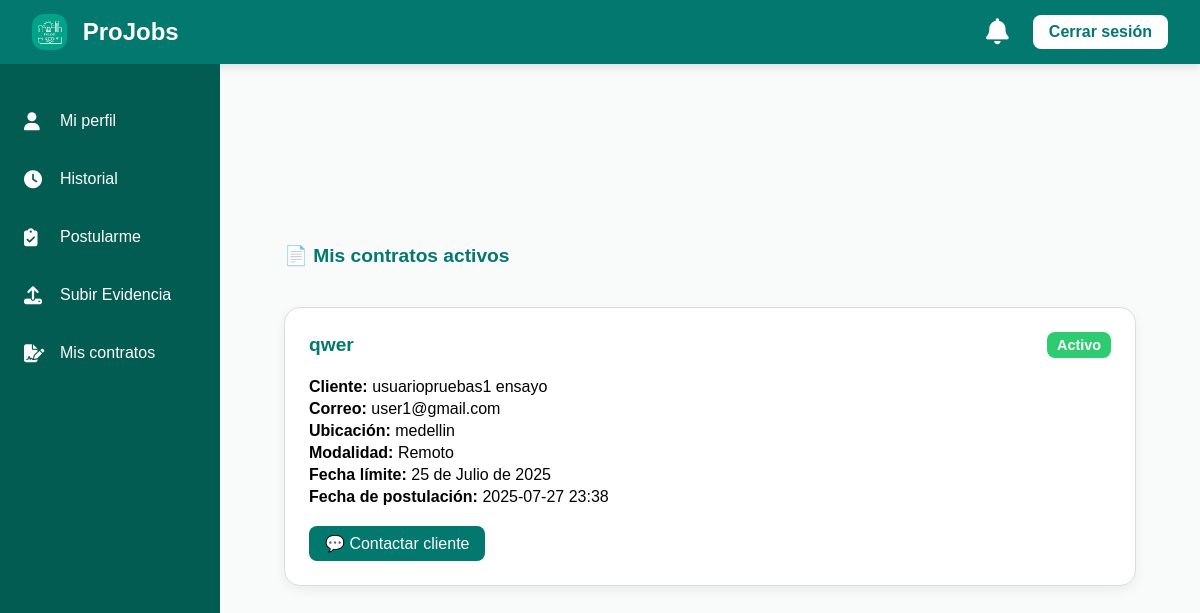
Page /mis-contratos/ (signed in) on the earlier database version.
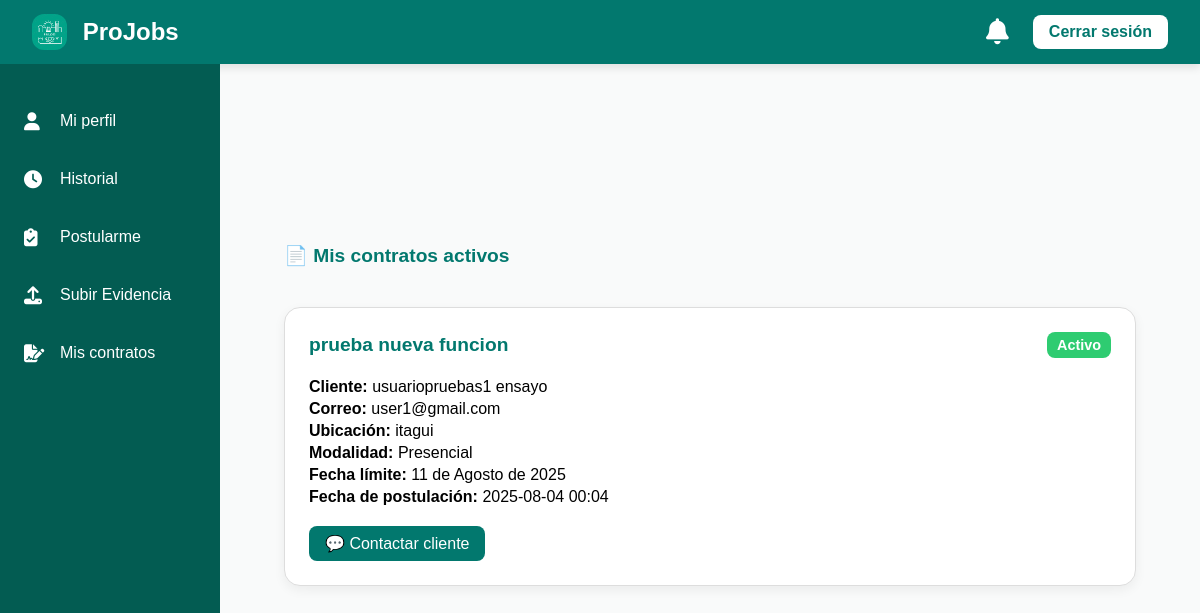
Same page on the later database version.
### projobs/models.py (models this page shows, shortened)
class Postulacion(models.Model):
    ESTADOS = [
        ('pendiente', 'Pendiente'),
        ('aceptado', 'Aceptado'),
        ('rechazado', 'Rechazado'),
    ]
    trabajador = models.ForeignKey(Usuario, on_delete=models.CASCADE, related_name='postulaciones')  # Usuario que se postula
    oferta = models.ForeignKey(OfertaLaboralIndependiente, on_delete=models.CASCADE, related_name='postulaciones')  # Oferta asociada
    fecha_postulacion = models.DateTimeField(auto_now_add=True)  # Fecha de postulación
    revisada = models.BooleanField(default=False)  # Si ya fue revisada por el cliente
    estado = models.CharField(max_length=20, choices=ESTADOS, default='pendiente')  # Estado actual
    finalizada = models.BooleanField(default=False)  # Si el trabajo fue completado
    class Meta:
        unique_together = ('trabajador', 'oferta')  # Evita postulaciones duplicadas a la misma oferta

class OfertaLaboralIndependiente(models.Model):
    cliente = models.ForeignKey(Usuario, on_delete=models.CASCADE)  # Cliente que crea la oferta
    titulo = models.CharField(max_length=100)  # Título de la oferta
    descripcion = models.TextField()  # Descripción detallada del trabajo
    ubicacion = models.CharField(max_length=100)  # Ubicación geográfica del trabajo
    MODO_TRABAJO = [
        ('presencial', 'Presencial'),
        ('remoto', 'Remoto'),
        ('hibrido', 'Híbrido')
    ]
    modo_trabajo = models.CharField(max_length=20, choices=MODO_TRABAJO)
    rango_pago = models.CharField(max_length=50)  # Valor estimado del pago
    fecha_limite = models.DateField()  # Fecha máxima para aplicar a la oferta
    max_postulaciones = models.PositiveIntegerField(default=5)  # Máximo de trabajadores que se pueden postular
    PROFESIONES = [
        ('Electricista', 'Electricista'),
        ('Diseñador Gráfico', 'Diseñador Gráfico'),
        ('Programador', 'Programador'),
        ('Plomero', 'Plomero'),
        ('Jardinero', 'Jardinero'),
        ('Otro', 'Otro'),
    ]
    categoria = models.CharField(max_length=50, choices=PROFESIONES)
    descripcion_profesion = models.CharField(max_length=100, blank=True)  # Si la categoría es "Otro"
    estado = models.CharField(max_length=20, default='abierta')  # Estado de la oferta (abierta/cerrada)
    fecha_publicacion = models.DateTimeField(auto_now_add=True)  # Fecha de publicación automática

class Usuario(models.Model):
    nombre = models.CharField(max_length=100)  # Nombre del usuario
    apellido = models.CharField(max_length=100)  # Apellido del usuario
    correo = models.EmailField(unique=True)  # Correo electrónico único
    password = models.CharField(max_length=254)  # Contraseña en texto plano (⚠️ deberías cifrarla)
    ROLES = (
        (1, "Admin"),
        (2, "Cliente"),
        (3, "Trabajador"),
    )
    rol = models.IntegerField(choices=ROLES, default=2)  # Rol asignado al usuario
    foto = models.ImageField(upload_to='fotos_perfil/', blank=True, null=True)  # Foto de perfil
    token_recuperacion = models.CharField(max_length=255, null=True, blank=True)  # Token temporal para recuperación de contraseña

### projobs/views.py (the view)
# urls.py: path('mis-contratos/', views.contratos_trabajador, name='contratos_trabajador'),    # Vista de contratos desde la perspectiva del trabajador
@require_GET
def contratos_trabajador(request):
    trabajador = get_object_or_404(Usuario, id=request.session.get('usuario_id'))
    if trabajador.rol != 3:
        messages.error(request, "Acceso no autorizado.")
        return redirect('perfilusuario')
    contratos = Postulacion.objects.filter(
        trabajador=trabajador,
        estado='aceptado',
        finalizada=False
    ).select_related('oferta', 'oferta__cliente')
    return render(request, 'contratos/contratos_trabajador.html', {
        'usuario': trabajador,
        'contratos': contratos
    })

### projobs/templates/contratos/contratos_trabajador.html (shortened to what this page needs)
{% extends 'baseperfil.html' %}
{% block content %}
<div class="contratos-container">
  <h2 class="contrato-titulo">📄 Mis contratos activos</h2>
  {% if contratos %}
    {% for c in contratos %}
      <div class="contrato-card">
        <div class="contrato-header">
          <div class="contrato-titulo">{{ c.oferta.titulo }}</div>
          <div class="estado">Activo</div>
        </div>
        <div class="contrato-datos">
          <p><strong>Cliente:</strong> {{ c.oferta.cliente.nombre }} {{ c.oferta.cliente.apellido }}</p>
          <p><strong>Correo:</strong> {{ c.oferta.cliente.correo }}</p>
          <p><strong>Ubicación:</strong> {{ c.oferta.ubicacion }}</p>
          <p><strong>Modalidad:</strong> {{ c.oferta.get_modo_trabajo_display }}</p>
          <p><strong>Fecha límite:</strong> {{ c.oferta.fecha_limite }}</p>
          <p><strong>Fecha de postulación:</strong> {{ c.fecha_postulacion|date:"Y-m-d H:i" }}</p>
        </div>
        <div class="contrato-footer">
          <a href="{% url 'chat_con_usuario' c.oferta.cliente.id %}" class="btn-chat">💬 Contactar cliente</a>
        </div>
      </div>
    {% endfor %}
  {% else %}
    <p>No tienes contratos activos en este momento.</p>
  {% endif %}
</div>
{% endblock %}

### projobs/templates/baseperfil.html (shortened to what this page needs)
{% load static %}
<!DOCTYPE html>
<html lang="es">
<head>
  <link rel="stylesheet" href="{% static 'css/dashboard.css' %}" />
  <link rel="stylesheet" href="{% static 'css/style_crear_oferta.css' %}" />
  <link rel="stylesheet" href="{% static 'css/style_editar_perfil.css' %}" />
  <link rel="stylesheet" href="{% static 'css/perfil_trabajador.css' %}" />
  <link rel="stylesheet" href="{% static 'css/subir_evidencia.css' %}" />
  <link rel="stylesheet" href="{% static 'css/style_postular_oferta.css' %}" />
  <link rel="stylesheet" href="https://cdnjs.cloudflare.com/ajax/libs/font-awesome/6.4.0/css/all.min.css" />
</head>
<body class="{% if usuario.rol == 1 %}admin-panel{% endif %}">
  <header class="topbar">
    <div class="logo">
      <img src="{% static 'img/logotipo.png' %}" alt="Logo" class="logo-img" />
      <span>ProJobs</span>
    </div>
    <div class="logout-container">
      <div class="notificacion-wrapper" onclick="toggleNotificaciones()" style="position: relative;">
        <i class="fa-solid fa-bell fa-lg"></i>
      </div>
      <a href="{% url 'cerrar_sesion' %}" class="logout-btn">Cerrar sesión</a>
    </div>
  </header>
  <nav class="sidebar" id="sidebar">
    {% if usuario.rol == 1 %}
      <a href="{% url 'admin_usuarios' %}" class="nav-item"><i class="fa-solid fa-users-cog"></i> Administrar usuarios</a>
      <a href="{% url 'admin_dashboard_graficos' %}" class="nav-item"><i class="fa-solid fa-chart-pie"></i> Dashboard gráficos</a>
      <a href="{% url 'admin_postulaciones' %}" class="nav-item"><i class="fa-solid fa-tasks"></i> Administrar postulaciones</a>
      <a href="{% url 'admin_ofertas' %}" class="nav-item"><i class="fa-solid fa-briefcase"></i> Administrar ofertas</a>
      <a href="{% url 'admin_calificaciones' %}" class="nav-item"><i class="fa-solid fa-star"></i> Administrar calificaciones</a>
      <a href="{% url 'admin_evidencias' %}" class="nav-item"><i class="fa-solid fa-folder-open"></i> Administrar evidencias</a>
      <a href="{% url 'admin_chats' %}" class="nav-item"><i class="fa-solid fa-comments"></i> Ver chats</a>
    {% else %}
      <a href="{% url 'perfilusuario' %}" class="nav-item"><i class="fa-solid fa-user"></i> Mi perfil</a>
      <a href="{% url 'historial_postulaciones' %}" class="nav-item"><i class="fa-solid fa-clock"></i> Historial</a>
      {% if usuario.rol == 3 %}
        <a href="{% url 'lista_ofertas' %}" class="nav-item"><i class="fa-solid fa-clipboard-check"></i> Postularme</a>
        <a href="{% url 'subir_evidencia' %}" class="nav-item"><i class="fa-solid fa-upload"></i> Subir Evidencia</a>
        <a href="{% url 'contratos_trabajador' %}" class="nav-item"><i class="fa-solid fa-file-signature"></i> Mis contratos</a>
      {% endif %}
    {% endif %}
  </nav>
  <main class="main-content">
    {% block content %}{% endblock %}
  </main>
</body>
</html>

### projobs/static/css/dashboard.css (style rules this page uses)
body { margin: 0; font-family: 'Poppins', sans-serif; background-color: #eaf4f3; }
.topbar { height: 64px; background-color: #02786e; color: white; display: flex; justify-content: space-between; align-items: center; padding: 0 2rem; position: fixed; top: 0; left: 0; right: 0; z-index: 10; box-shadow: 0 4px 8px rgba(0,0,0,0.1); }
.logo { font-size: 1.5rem; font-weight: 600; display: flex; align-items: center; gap: 0.75rem; }
.logo-img { height: 36px; border-radius: 12px; margin-right: 0.25rem; }
.logout-btn { background-color: #fff; color: #02786e; padding: 0.5rem 1rem; border-radius: 8px; font-weight: bold; text-decoration: none; transition: 0.3s; }
.sidebar { width: 220px; background-color: #035c52; color: white; position: fixed; top: 64px; bottom: 0; left: 0; display: flex; flex-direction: column; padding-top: 2rem; gap: 0.5rem; transition: left 0.3s ease; z-index: 999; }
.nav-item { padding: 1rem 1.5rem; text-decoration: none; color: white; display: flex; align-items: center; gap: 1rem; transition: background 0.3s; }
.nav-item i { display: inline-block; font-size: 18px; width: 20px; color: white; }
.main-content { margin-left: 220px; margin-top: 64px; padding: 2rem; min-height: calc(100vh - 64px); background-color: #f9fafa; }
.main-content > * { max-width: 1000px; margin: 0 auto; }
.logout-container { display: flex; align-items: center; gap: 1.5rem; position: relative; }
.notificacion-wrapper { position: relative; cursor: pointer; font-size: 1.3rem; }

### projobs/static/css/style_editar_perfil.css (style rules this page uses)
body { background: linear-gradient(to right, #f0fdf4, #e0f7f1); font-family: 'Poppins', sans-serif; }

### projobs/templates/contratos/contratos_trabajador.html (style rules this page uses)
.contratos-container { max-width: 1000px; margin: 100px auto; padding: 2rem; font-family: 'Poppins', sans-serif; display: flex; flex-direction: column; gap: 1.5rem; }
.contrato-card { background: #fff; border: 1px solid #ddd; padding: 1.5rem; border-radius: 16px; box-shadow: 0 4px 12px rgba(0,0,0,0.06); display: flex; flex-direction: column; gap: 1rem; }
.contrato-header { display: flex; justify-content: space-between; flex-wrap: wrap; align-items: center; }
.contrato-titulo { font-size: 1.2rem; font-weight: 600; color: #02786e; }
.estado { background-color: #2ecc71; color: #fff; font-weight: bold; padding: 5px 10px; border-radius: 8px; font-size: 0.9rem; text-transform: capitalize; }
.contrato-datos p { margin: 4px 0; }
.contrato-footer { display: flex; gap: 1rem; flex-wrap: wrap; }
.btn-chat { background-color: #02786e; color: white; border: none; border-radius: 8px; padding: 0.5rem 1rem; font-weight: 500; cursor: pointer; text-decoration: none; }

Differences in the rows shown:
no longer on this page (row edited): Postulacion: oferta.titulo "qwer", oferta.cliente.nombre "usuariopruebas1", oferta.cliente.apellido "ensayo", oferta.cliente.correo "user1@gmail.com", oferta.ubicacion "medellin", oferta.modo_trabajo "Remoto", oferta.fecha_limite "25 de Julio de 2025", fecha_postulacion "2025-07-27 23:38"
added Postulacion: oferta.titulo "prueba nueva funcion", oferta.cliente.nombre "usuariopruebas1", oferta.cliente.apellido "ensayo", oferta.cliente.correo "user1@gmail.com", oferta.ubicacion "itagui", oferta.modo_trabajo "Presencial", oferta.fecha_limite "11 de Agosto de 2025", fecha_postulacion "2025-08-04 00:04"
